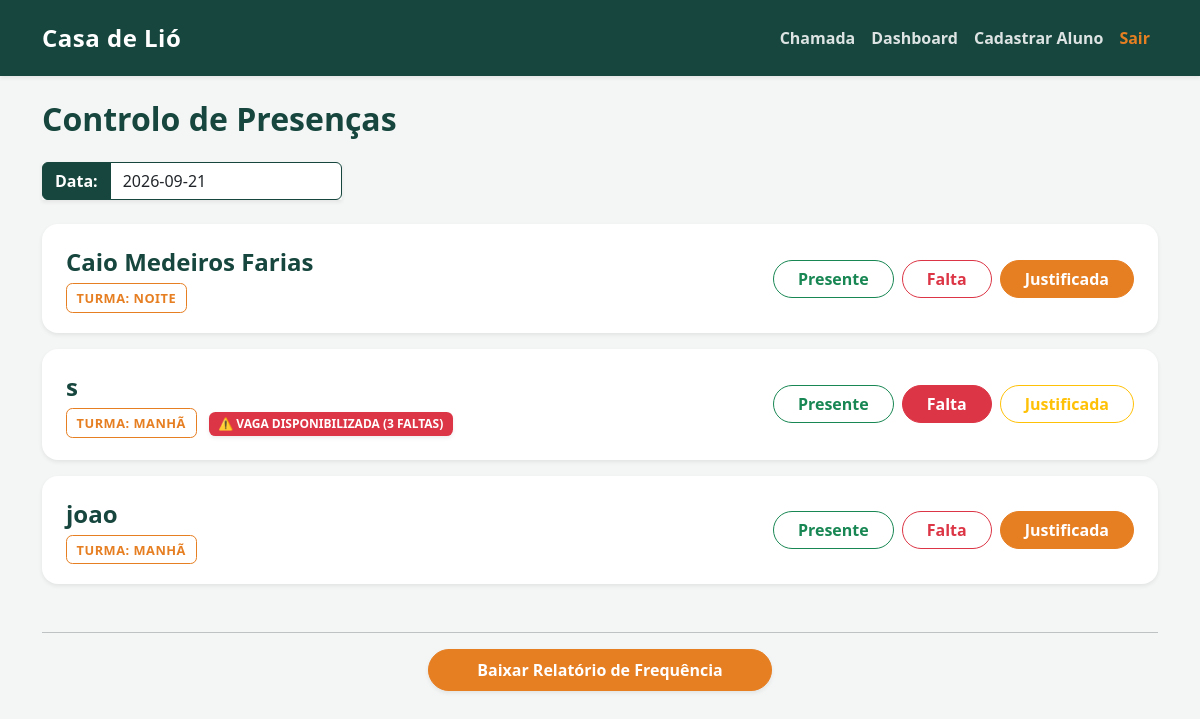
Page / (signed in) on the earlier database version.
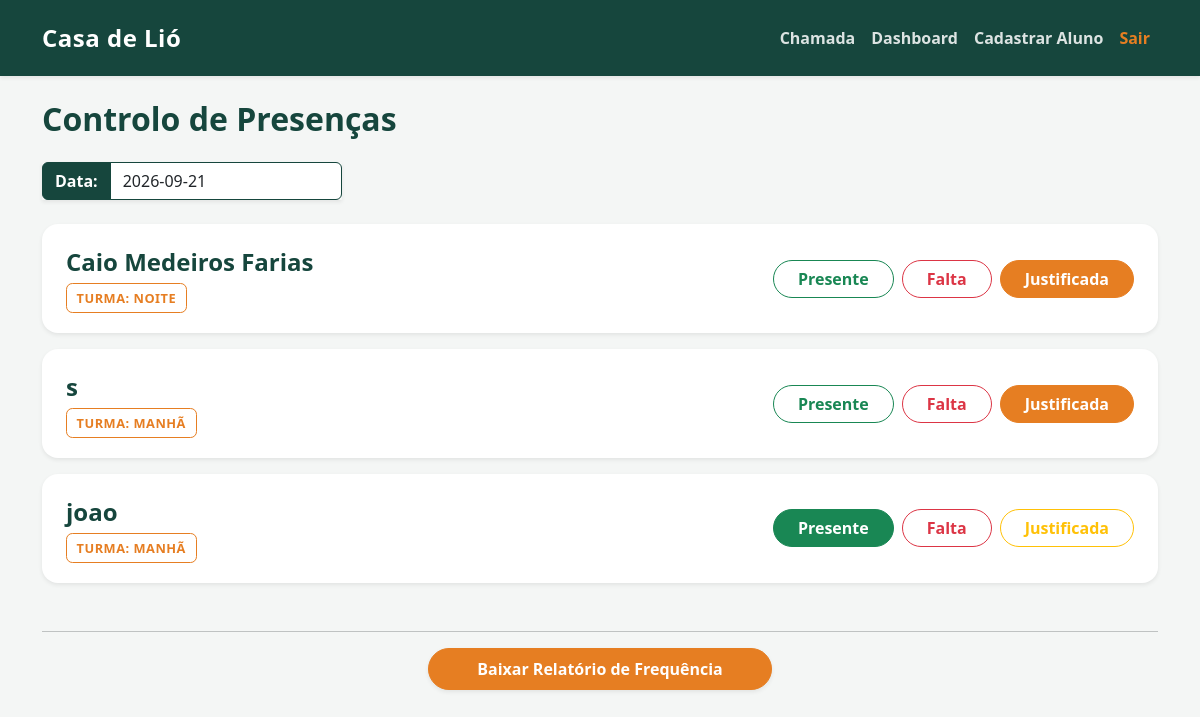
Same page on the later database version.
### tables this page shows
CREATE TABLE presencas (
        id INTEGER PRIMARY KEY AUTOINCREMENT,
        aluno_id INTEGER,
        data TEXT NOT NULL,
        status TEXT NOT NULL,
        FOREIGN KEY (aluno_id) REFERENCES alunos (id)
    );

CREATE TABLE alunos (
        id INTEGER PRIMARY KEY AUTOINCREMENT,
        nome TEXT NOT NULL,
        data_nascimento TEXT NOT NULL,
        turma TEXT NOT NULL,
        telefone TEXT NOT NULL,
        cep TEXT,
        rua TEXT,
        numero TEXT,
        bairro TEXT,
        cidade TEXT,
        referencia TEXT,
        contato_emergencia TEXT,
        telefone_emergencia TEXT,
        condicao_medica TEXT,
        nome_responsavel TEXT,
        autorizacao_pais BOOLEAN
    );

### app.py (the view)
@app.get("/", response_class=HTMLResponse)
async def home(request: Request, data_chamada: str = None):
    if not request.session.get('perfil'):
        return RedirectResponse(url="/login", status_code=303)
    data_atual = data_chamada if data_chamada else date.today().isoformat()
    conexao = pegar_conexao()
    alunos = conexao.execute('''
        SELECT a.id, a.nome, a.turma, p.status,
               (SELECT COUNT(*) FROM presencas WHERE aluno_id = a.id AND status = 'Falta') as total_faltas
        FROM alunos a
        LEFT JOIN presencas p ON a.id = p.aluno_id AND p.data = ?
    ''', (data_atual,)).fetchall()
    conexao.close()
    return templates.TemplateResponse(
        request=request,
        name="index.html",
        context={"alunos": alunos, "data_atual": data_atual}
    )

### templates/index.html (shortened to what this page needs)
{% extends 'base.html' %}
{% block conteudo %}
    <link rel="stylesheet" href="https://cdn.jsdelivr.net/npm/flatpickr/dist/flatpickr.min.css">
    <h2 class="text-primary fw-bold mb-4">Controlo de Presenças</h2>
    <form method="GET" action="/" class="d-flex mb-4">
        <div class="input-group shadow-sm" style="max-width: 300px;">
            <span class="input-group-text bg-primary text-white border-primary fw-bold">Data:</span>
            <input type="text" id="calendario-br" name="data_chamada" class="form-control border-primary bg-white" value="{{ data_atual }}" placeholder="Selecione a data">
        </div>
    </form>
    {% for aluno in alunos %}
    <div class="card shadow-sm mb-3 border-0" style="border-radius: 1rem;">
        <div class="card-body p-4 d-flex flex-column flex-lg-row justify-content-between align-items-center gap-3">
            <div class="text-center text-lg-start w-100">
                <h4 class="card-title mb-2 fw-bold text-primary">{{ aluno['nome'] }}</h4>
                <span class="badge-institucional me-2">Turma: {{ aluno['turma'] }}</span>
                {% if aluno['total_faltas'] >= 3 %}
                    <span class="badge bg-danger shadow-sm" style="border-radius: 0.4rem; padding: 0.35rem 0.6rem; font-size: 0.75rem; text-transform: uppercase;">
                        ⚠️ Vaga Disponibilizada ({{ aluno['total_faltas'] }} Faltas)
                    </span>
                {% endif %}
            </div>
            <div class="d-flex flex-wrap justify-content-center justify-content-lg-end gap-2 w-100">
                <a href="/registrar/{{ aluno['id'] }}/{{ data_atual }}/Presente"
                   class="btn {% if aluno['status'] == 'Presente' %}btn-success{% else %}btn-outline-success{% endif %} rounded-pill px-4 fw-semibold">
                   Presente
                </a>
                <a href="/registrar/{{ aluno['id'] }}/{{ data_atual }}/Falta"
                   class="btn {% if aluno['status'] == 'Falta' %}btn-danger{% else %}btn-outline-danger{% endif %} rounded-pill px-4 fw-semibold">
                   Falta
                </a>
                <a href="/registrar/{{ aluno['id'] }}/{{ data_atual }}/Falta justificada"
                   class="btn {% if aluno['status'] == 'Falta justificada' %}btn-warning{% else %}btn-outline-warning{% endif %} rounded-pill px-4 fw-semibold">
                   Justificada
                </a>
            </div>
        </div>
    </div>
    {% endfor %}
    <hr class="mt-5">
    <div class="text-center mb-5">
        <button type="button" class="btn btn-warning rounded-pill px-5 py-2 fw-bold shadow-sm text-white" data-bs-toggle="modal" data-bs-target="#modalFiltros">
            Baixar Relatório de Frequência
        </button>
    </div>
{% endblock %}

### templates/base.html (shortened to what this page needs)
<!DOCTYPE html>
<html lang="pt-PT">
<head>
    <link href="https://cdn.jsdelivr.net/npm/bootstrap@5.3.0/dist/css/bootstrap.min.css" rel="stylesheet">
</head>
<body>
    <nav class="navbar navbar-expand-lg shadow-sm">
        <div class="container">
            <a class="navbar-brand fw-bold text-white" href="/">Casa de Lió</a>
            <div class="collapse navbar-collapse" id="navbarNav">
                <ul class="navbar-nav ms-auto">
                    <li class="nav-item"><a class="nav-link fw-semibold" href="/">Chamada</a></li>
                    {% if request.session.get('perfil') == 'coordenacao' %}
                        <li class="nav-item"><a class="nav-link fw-semibold" href="/dashboard">Dashboard</a></li>
                        <li class="nav-item"><a class="nav-link fw-semibold" href="/cadastrar">Cadastrar Aluno</a></li>
                    {% endif %}
                    <li class="nav-item"><a class="nav-link fw-bold" style="color: var(--laranja-adra) !important;" href="/sair">Sair</a></li>
                </ul>
            </div>
        </div>
    </nav>
    <div class="container mt-4">
        {% block conteudo %}{% endblock %}
    </div>
</body>
</html>

### templates/base.html (style rules this page uses)
:root { --verde-adra: #16463d; --laranja-adra: #e67e22; --fundo-cinza: #f4f6f5; }
body { background-color: var(--fundo-cinza) !important; font-family: 'Segoe UI', Tahoma, Geneva, Verdana, sans-serif; }
.navbar { background-color: var(--verde-adra) !important; padding-top: 15px; padding-bottom: 15px; }
.navbar-brand { font-size: 1.5rem; letter-spacing: 0.5px; }
.nav-link { color: rgba(255, 255, 255, 0.85) !important; transition: color 0.3s; }
.text-primary { color: var(--verde-adra) !important; }
.bg-primary { background-color: var(--verde-adra) !important; }
.border-primary { border-color: var(--verde-adra) !important; }
.btn-warning { background-color: var(--laranja-adra) !important; border-color: var(--laranja-adra) !important; color: white !important; }
.card { border-radius: 1rem !important; border: none; transition: transform 0.2s ease-in-out; }
.badge-institucional { background-color: transparent; color: var(--laranja-adra); border: 1.5px solid var(--laranja-adra); padding: 0.3rem 0.6rem; border-radius: 0.4rem; font-size: 0.80rem; font-weight: 700; text-transform: uppercase; letter-spacing: 0.5px; }

Differences in the rows shown:
changed presencas (number 2 of 3 on the later page): status "Falta" → "Falta justificada" (drawn); total_faltas "3" → (not shown)
changed presencas "joao": status "Falta justificada" → "Presente" (drawn)
